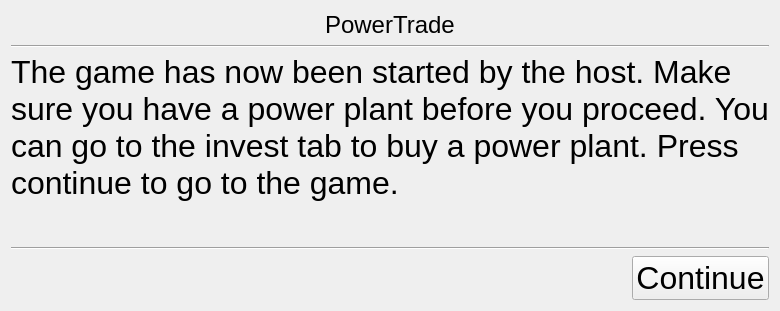
      <widget class="QWidget" name="page">
       <layout class="QVBoxLayout" name="verticalLayout_14">
        <item>
         <layout class="QHBoxLayout" name="horizontalLayout_7">
          <item alignment="Qt::AlignHCenter">
           <widget class="QLabel" name="start_logo">
            <property name="maximumSize">
             <size>
              <width>16777215</width>
              <height>30</height>
             </size>
            </property>
            <property name="font">
             <font>
              <pointsize>18</pointsize>
             </font>
            </property>
            <property name="text">
             <string>PowerTrade</string>
            </property>
           </widget>
          </item>
         </layout>
        </item>
        <item>
         <widget class="Line" name="line_9">
          <property name="orientation">
           <enum>Qt::Horizontal</enum>
          </property>
         </widget>
        </item>
        <item>
         <widget class="QLabel" name="label_15">
          <property name="font">
           <font>
            <pointsize>24</pointsize>
           </font>
          </property>
          <property name="text">
           <string>The game has now been started by the host. Make sure you have a power plant before you proceed. You can go to the invest tab to buy a power plant. Press continue to go to the game. </string>
          </property>
          <property name="wordWrap">
           <bool>true</bool>
          </property>
         </widget>
        </item>
        <item>
         <spacer name="verticalSpacer_8">
          <property name="orientation">
           <enum>Qt::Vertical</enum>
          </property>
          <property name="sizeHint" stdset="0">
           <size>
            <width>20</width>
            <height>40</height>
           </size>
          </property>
         </spacer>
        </item>
        <item>
         <widget class="Line" name="line_12">
          <property name="orientation">
           <enum>Qt::Horizontal</enum>
          </property>
         </widget>
        </item>
        <item>
         <layout class="QHBoxLayout" name="horizontalLayout_8">
          <item>
           <spacer name="horizontalSpacer_12">
            <property name="orientation">
             <enum>Qt::Horizontal</enum>
            </property>
            <property name="sizeHint" stdset="0">
             <size>
              <width>40</width>
              <height>20</height>
             </size>
            </property>
           </spacer>
          </item>
          <item>
           <widget class="QPushButton" name="start_button_continue">
            <property name="font">
             <font>
              <pointsize>24</pointsize>
             </font>
            </property>
            <property name="text">
             <string>Continue</string>
            </property>
            <property name="autoDefault">
             <bool>true</bool>
            </property>
           </widget>
          </item>
         </layout>
        </item>
       </layout>
      </widget>
